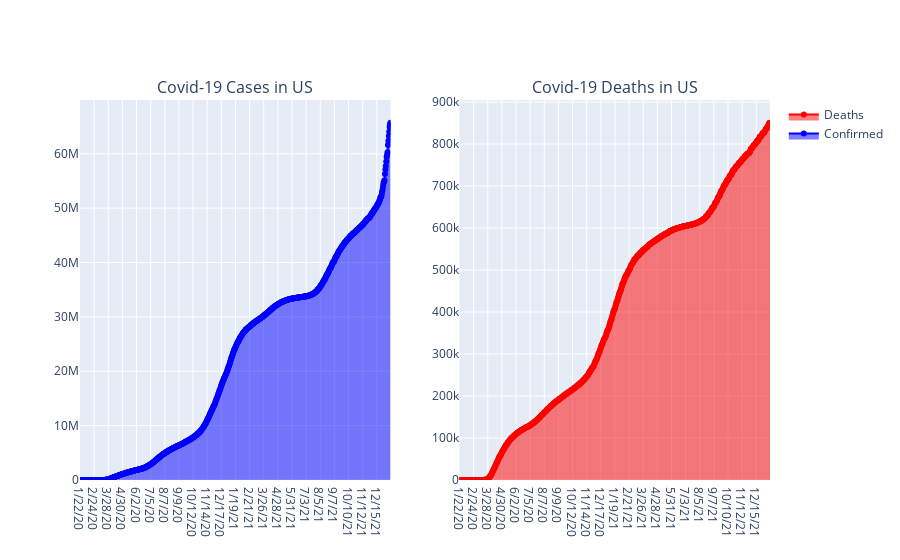

Notebook source saved alongside this figure:
### Code cell
fig = plotly.subplots.make_subplots(rows=1, cols=2,subplot_titles=("Covid-19 Cases in US","Covid-19 Deaths in US"))

fig.add_trace(go.Scatter(x=USA.Date, y=USA.Confirmed,
                         line=dict(color='blue', width=2), mode = 'lines+markers',
                        name = 'Confirmed',fill='tozeroy'),row=1,col=1)
fig.add_trace(go.Scatter(x=USA.Date, y=USA.Deaths,
                         line=dict(color='red', width=2), mode = 'lines+markers',
                        name = 'Deaths',fill='tonexty'),row=1,col=2)

### Figure 1 — Plotly figure (JSON) as saved in the notebook; plotly's stock layout.template omitted (floating-point values rounded to 4 significant figures; data arrays with more than 128 entries replaced by an {"elided": "..."} marker saying what was removed)
{"data": [{"fill": "tozeroy", "line": {"color": "blue", "width": 2}, "mode": "lines+markers", "name": "Confirmed", "type": "scatter", "x": {"elided": "726 str values"}, "xaxis": "x", "y": {"elided": "726 int values"}, "yaxis": "y"}, {"fill": "tonexty", "line": {"color": "red", "width": 2}, "mode": "lines+markers", "name": "Deaths", "type": "scatter", "x": {"elided": "726 str values"}, "xaxis": "x2", "y": {"elided": "726 int values"}, "yaxis": "y2"}], "layout": {"annotations": [{"font": {"size": 16}, "showarrow": false, "text": "Covid-19 Cases in US", "x": 0.225, "xanchor": "center", "xref": "paper", "y": 1, "yanchor": "bottom", "yref": "paper"}, {"font": {"size": 16}, "showarrow": false, "text": "Covid-19 Deaths in US", "x": 0.775, "xanchor": "center", "xref": "paper", "y": 1, "yanchor": "bottom", "yref": "paper"}], "xaxis": {"anchor": "y", "domain": [0, 0.45]}, "xaxis2": {"anchor": "y2", "domain": [0.55, 1]}, "yaxis": {"anchor": "x", "domain": [0, 1]}, "yaxis2": {"anchor": "x2", "domain": [0, 1]}}}
